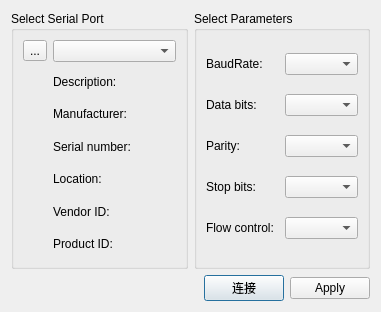
<?xml version="1.0" encoding="UTF-8"?>
<ui version="4.0">
 <class>SettingsDialog</class>
 <widget class="QDialog" name="SettingsDialog">
  <property name="geometry">
   <rect>
    <x>0</x>
    <y>0</y>
    <width>381</width>
    <height>312</height>
   </rect>
  </property>
  <property name="windowTitle">
   <string>Settings</string>
  </property>
  <layout class="QGridLayout" name="gridLayout_3">
   <item row="1" column="0" colspan="2">
    <layout class="QHBoxLayout" name="horizontalLayout">
     <item>
      <spacer name="horizontalSpacer">
       <property name="orientation">
        <enum>Qt::Horizontal</enum>
       </property>
       <property name="sizeHint" stdset="0">
        <size>
         <width>96</width>
         <height>20</height>
        </size>
       </property>
      </spacer>
     </item>
     <item>
      <widget class="QPushButton" name="pushButton_link">
       <property name="text">
        <string>连接</string>
       </property>
       <property name="checkable">
        <bool>true</bool>
       </property>
       <property name="checked">
        <bool>false</bool>
       </property>
       <property name="autoDefault">
        <bool>false</bool>
       </property>
       <property name="default">
        <bool>true</bool>
       </property>
       <property name="flat">
        <bool>false</bool>
       </property>
      </widget>
     </item>
     <item>
      <widget class="QPushButton" name="applyButton">
       <property name="text">
        <string>Apply</string>
       </property>
      </widget>
     </item>
    </layout>
   </item>
   <item row="0" column="0">
    <widget class="QGroupBox" name="selectBox">
     <property name="title">
      <string>Select Serial Port</string>
     </property>
     <layout class="QGridLayout" name="gridLayout">
      <item row="3" column="1">
       <widget class="QLabel" name="serialNumberLabel">
        <property name="text">
         <string>Serial number:</string>
        </property>
       </widget>
      </item>
      <item row="1" column="1">
       <widget class="QLabel" name="descriptionLabel">
        <property name="text">
         <string>Description:</string>
        </property>
       </widget>
      </item>
      <item row="4" column="1">
       <widget class="QLabel" name="locationLabel">
        <property name="text">
         <string>Location:</string>
        </property>
       </widget>
      </item>
      <item row="6" column="1">
       <widget class="QLabel" name="pidLabel">
        <property name="text">
         <string>Product ID:</string>
        </property>
       </widget>
      </item>
      <item row="2" column="1">
       <widget class="QLabel" name="manufacturerLabel">
        <property name="text">
         <string>Manufacturer:</string>
        </property>
       </widget>
      </item>
      <item row="0" column="1">
       <widget class="QComboBox" name="serialPortInfoListBox"/>
      </item>
      <item row="5" column="1">
       <widget class="QLabel" name="vidLabel">
        <property name="text">
         <string>Vendor ID:</string>
        </property>
       </widget>
      </item>
      <item row="0" column="0">
       <widget class="QToolButton" name="toolButton_refreshPorts">
        <property name="text">
         <string>...</string>
        </property>
        <property name="icon">
         <iconset resource="../assets/assets.qrc">
          <normaloff>:/icon/refresh.svg</normaloff>:/icon/refresh.svg</iconset>
        </property>
       </widget>
      </item>
     </layout>
    </widget>
   </item>
   <item row="0" column="1">
    <widget class="QGroupBox" name="parametersBox">
     <property name="title">
      <string>Select Parameters</string>
     </property>
     <layout class="QGridLayout" name="gridLayout_2">
      <item row="0" column="0">
       <widget class="QLabel" name="baudRateLabel">
        <property name="text">
         <string>BaudRate:</string>
        </property>
       </widget>
      </item>
      <item row="0" column="1">
       <widget class="QComboBox" name="baudRateBox"/>
      </item>
      <item row="1" column="0">
       <widget class="QLabel" name="dataBitsLabel">
        <property name="text">
         <string>Data bits:</string>
        </property>
       </widget>
      </item>
      <item row="1" column="1">
       <widget class="QComboBox" name="dataBitsBox"/>
      </item>
      <item row="2" column="0">
       <widget class="QLabel" name="parityLabel">
        <property name="text">
         <string>Parity:</string>
        </property>
       </widget>
      </item>
      <item row="2" column="1">
       <widget class="QComboBox" name="parityBox"/>
      </item>
      <item row="3" column="0">
       <widget class="QLabel" name="stopBitsLabel">
        <property name="text">
         <string>Stop bits:</string>
        </property>
       </widget>
      </item>
      <item row="3" column="1">
       <widget class="QComboBox" name="stopBitsBox"/>
      </item>
      <item row="4" column="0">
       <widget class="QLabel" name="flowControlLabel">
        <property name="text">
         <string>Flow control:</string>
        </property>
       </widget>
      </item>
      <item row="4" column="1">
       <widget class="QComboBox" name="flowControlBox"/>
      </item>
     </layout>
    </widget>
   </item>
  </layout>
 </widget>
 <resources>
  <include location="../assets/assets.qrc"/>
 </resources>
 <connections/>
</ui>
